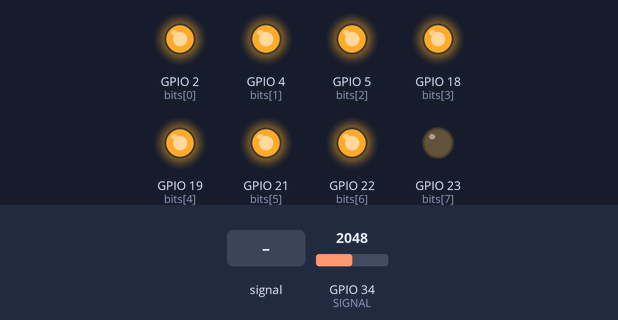
The sketch below on a simulated ESP32. Parts: output pins drawn as LEDs (lit = HIGH). Inputs (shaded band) come from the test bench; at power-on: GPIO 34 (SIGNAL) = 2048. What the sketch prints to the serial monitor is not drawn.

Above: at 1.2 s.
1.3 s: GPIO 34 (SIGNAL) fed a 200 Hz sine of ±327 counts around its level
At 1.45 s:
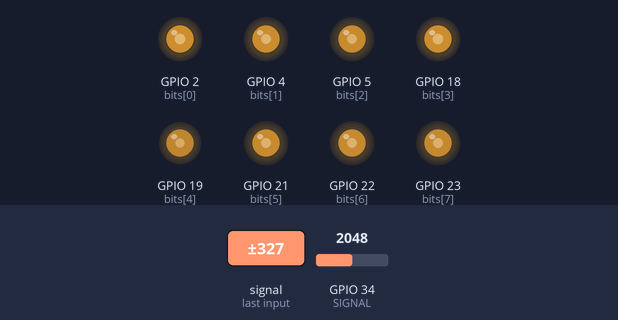
4.3 s: GPIO 34 (SIGNAL) set to 2866
5.8 s: GPIO 34 (SIGNAL) fed a 1000 Hz sine of ±1023 counts around its level
At 5.95 s:
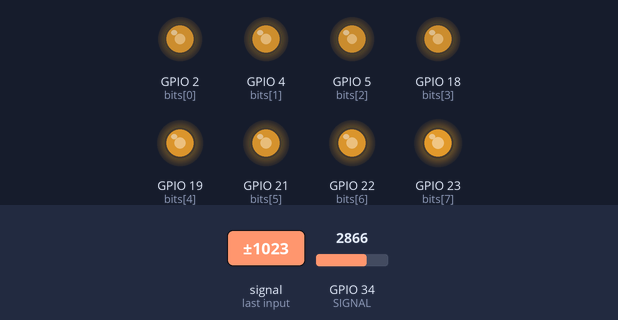
8.8 s: GPIO 34 (SIGNAL) fed a 2 Hz sine of ±1228 counts around its level
11.8 s: GPIO 34 (SIGNAL) set to 4095
At 13.0 s:
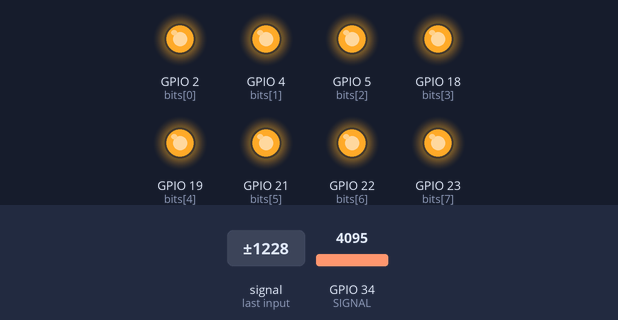
13.3 s: GPIO 34 (SIGNAL) set to 4094
At 13.9 s:
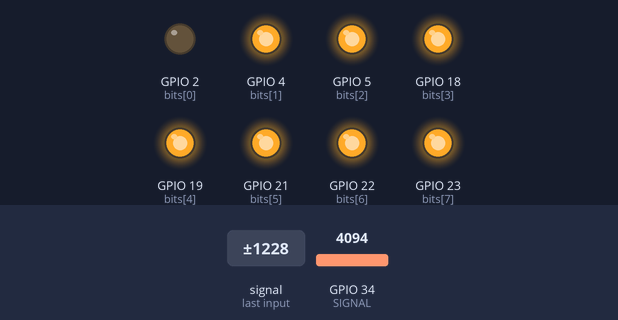
Timing chart, 0 to 15.8 s (numbered marks = the images above; inputs shaded):
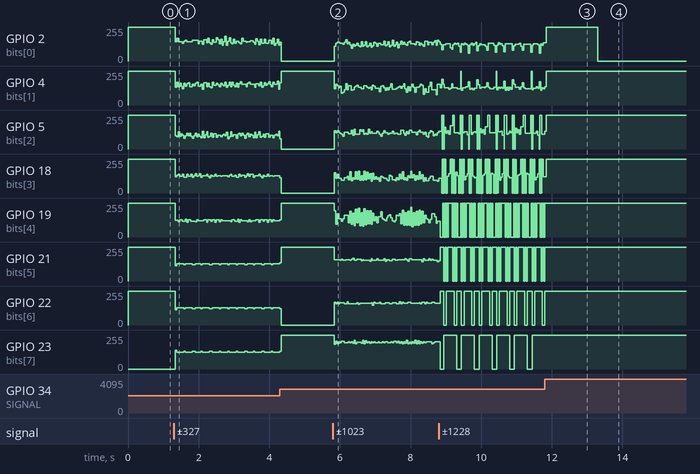

Measured:
- the behaviour switches between 4095 and 4094 on GPIO 34 (SIGNAL) (found by bisection; images 3 and 4)
- after the input at 11.8 s, GPIO 19 (bits[4]), GPIO 21 (bits[5]), GPIO 22 (bits[6]): goes on until 11.8 s, then stays 255/255; GPIO 23 (bits[7]): stops changing and stays 255/255
- after the input at 13.3 s, GPIO 2 (bits[0]): 255/255 → 0/255 at once
- by itself, GPIO 22 (bits[6]): repeats every 0.50 s: 0/255 0.07 s, 255/255 0.22 s, 0/255 0.07 s, 255/255 0.14 s
- by itself, GPIO 23 (bits[7]): alternates 255/255 for 0.36 s and 0/255 for 0.13 s
- by itself, GPIO 21 (bits[5]): repeats every 0.47 s: 255/255 0.10 s, 0/255 0.04 s, 255/255 0.03 s, 0/255 0.04 s, 255/255 0.15 s, 0/255 0.04 s, 255/255 0.03 s, 0/255 0.04 s

The sketch:

signal_sampling.ino
```cpp
#define SIGNAL 34

enum DelayTime {
  t20Hz = 50000,
  t50Hz = 20000,
  t100Hz = 10000,
  t1kHz =  1000,
  t10kHz = 100,
};

unsigned long samplingTime = t10kHz;
int bits[8] = {2, 4, 5, 18, 19, 21, 22, 23};

void setup() {
  Serial.begin(115200);
  pinMode(SIGNAL, INPUT);
  for(int i = 0; i < 8; i++) {
    pinMode(bits[i], OUTPUT);
  }
  // Serial.println("Sampling time: " + String(samplingTime));
  // delay(3000);
}

void loop() {
  int adcValue = analogRead(SIGNAL);

  int bitsVal = map(adcValue, 0, 4095, 0, 255);
  Serial.println(bitsVal);
  for(int i = 0; i < 8; i++) {
    if(bitsVal & (1 << i)) {
      digitalWrite(bits[i], HIGH);
    } else {
      digitalWrite(bits[i], LOW);
    }
  }

  delayMicroseconds(samplingTime);
}
```
